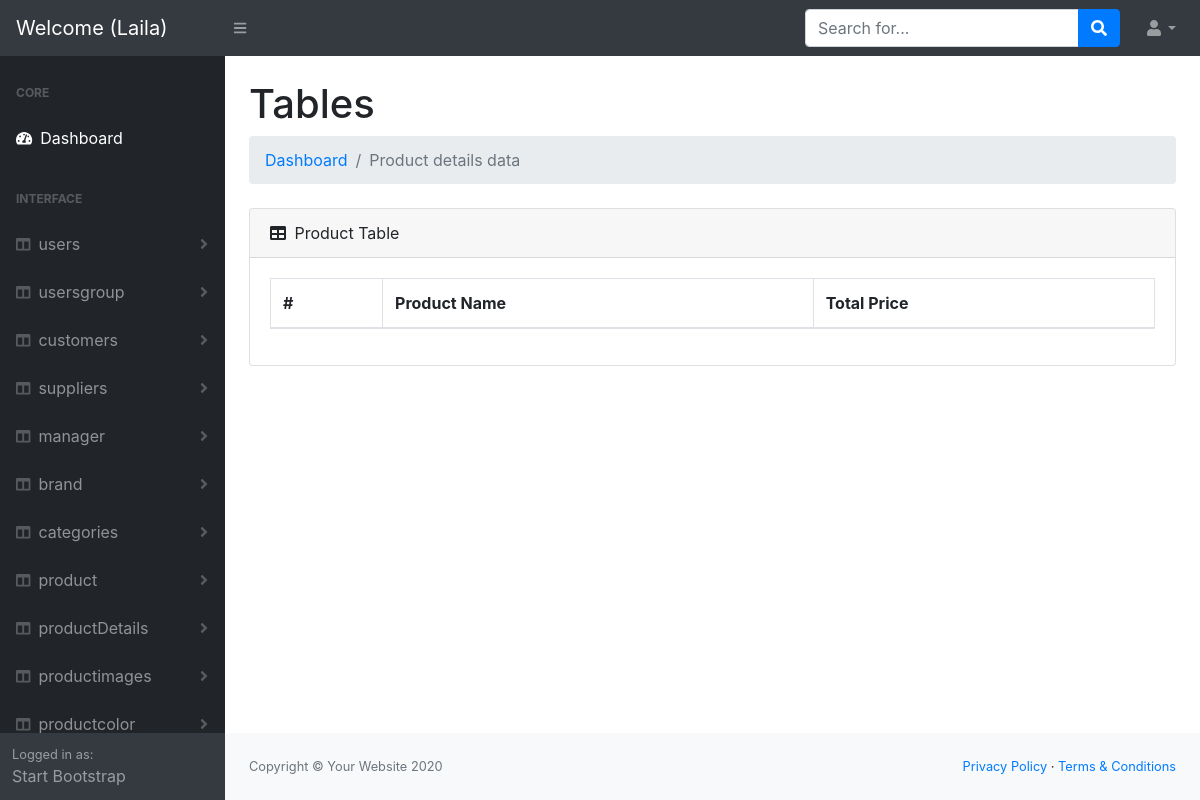
Before: /Dashboard/admin/orderproducts/index.php (signed in) with the older database file.
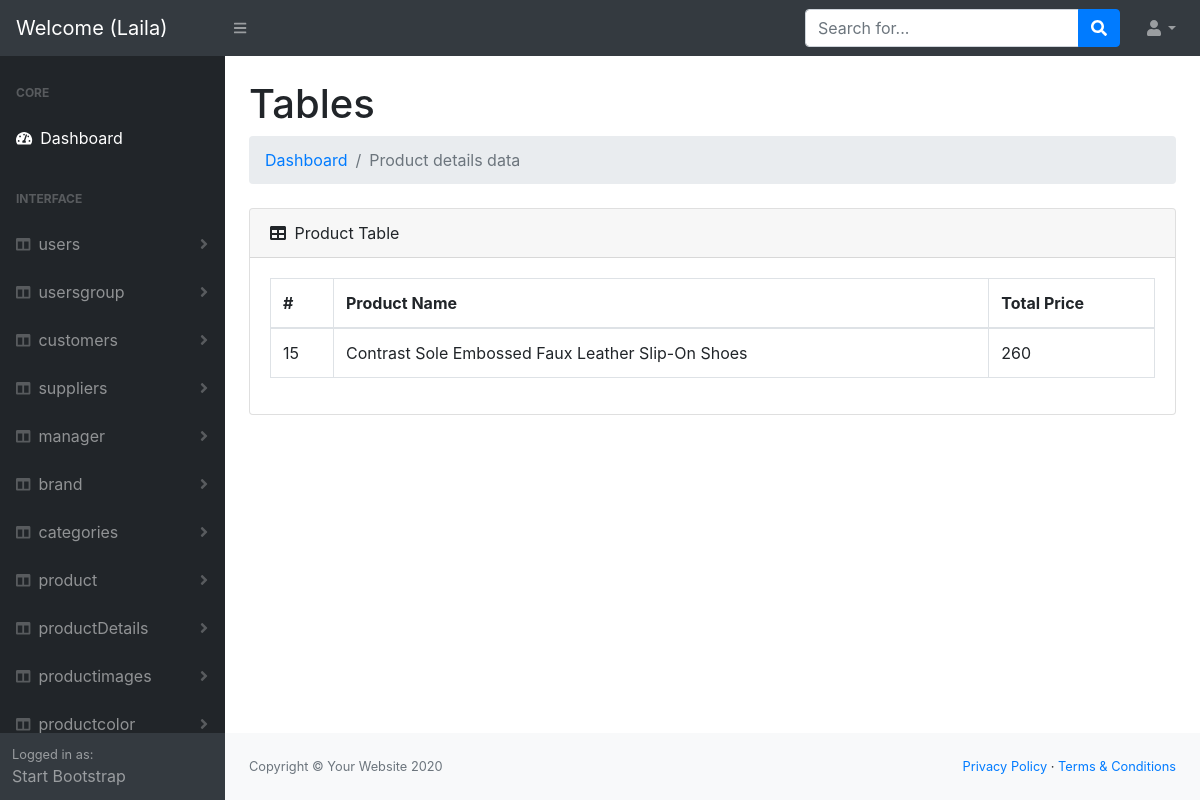
After: the same page with the newer database file.
### tables this page shows
CREATE TABLE `orderproducts` (
  `id` int(11) NOT NULL,
  `orderdetails_id` int(11) NOT NULL,
  `productdetails_id` int(11) NOT NULL
);

CREATE TABLE `product` (
  `id` int(11) NOT NULL,
  `productname` varchar(250) NOT NULL,
  `product_cat_id` int(11) NOT NULL,
  `product_brand_id` int(11) NOT NULL,
  `product_status` varchar(100) NOT NULL COMMENT 'New ,Old ,used',
  `featured` varchar(50) NOT NULL COMMENT 'to make the product featured (1)True or not (0)false'
);

CREATE TABLE `orderdetailes` (
  `id` int(11) NOT NULL,
  `ordernumber` int(11) NOT NULL,
  `shippingcost` int(11) NOT NULL DEFAULT 70,
  `quntity` int(11) NOT NULL DEFAULT 1,
  `discount` int(11) NOT NULL DEFAULT 0,
  `totalprice` int(11) NOT NULL
);

### Dashboard/admin/orderproducts/index.php (the view, shortened to what this page needs)
<?php
include '../helpers/dbconnection.php';
  $sql="SELECT `orderproducts`.*,`orderdetailes`.`totalprice` ,`product`.`productname` FROM `orderproducts` join `orderdetailes` on `orderproducts`.`orderdetails_id` = `orderdetailes`.`id` join `productdetails` on `orderproducts`.`productdetails_id`=`productdetails`.`id` join `product` on `productdetails`.`product_Id`=`product`.`id` ";
  $op  = mysqli_query($conn,$sql);
include '../header.php';
?>
<body class="sb-nav-fixed">
   <?php
include '../nav.php';
?>
    <div id="layoutSidenav">
<?php
include '../sidNave.php';
?>
        <div id="layoutSidenav_content">
            <main>
               <div class="container-fluid">
                        <h1 class="mt-4">Tables</h1>
                        <ol class="breadcrumb mb-4">
                        <?php
                        if(isset($_SESSION['errors'])){
                           foreach($_SESSION['errors'] as $key =>  $value){
                            echo '* '.$key.' : '.$value.'<br>';
                           }
                             unset($_SESSION['errors']);
                         }else{
                    ?>
                            <li class="breadcrumb-item"><a href="index.html">Dashboard</a></li>
                            <li class="breadcrumb-item active">Product details data </li>
                    <?php } ?>
                        </ol>
                        <div class="card mb-4">
                            <div class="card-header">
                                <i class="fas fa-table mr-1"></i>
                                Product Table
                            </div>
                            <div class="card-body">
                                <div class="table-responsive">
                                    <table class="table table-bordered" id="dataTable" width="100%" cellspacing="0">
                                        <thead>
                                            <tr>
                                                <th>#</th>
                                                <th>Product Name </th>
                                                <th>Total Price </th>
                                            </tr>
                                        </thead>
                                        <tbody>
                             <?php
                                while($result = mysqli_fetch_assoc($op)){
                             ?>
                                        <tr>
                                                <td><?php echo $result['id'];?></td>
                                                <td><?php echo $result['productname'];?></td>
                                                <td><?php echo $result['totalprice'];?></td>
                                        </tr>
                            <?php } ?>
                                        </tbody>
                                    </table>
                                </div>
                            </div>
                        </div>
                    </div>
            </main>
 <?php
include '../footer.php';
 ?>

### Dashboard/admin/sidNave.php (shortened to what this page needs)
<div id="layoutSidenav_nav">
    <nav class="sb-sidenav accordion sb-sidenav-dark" id="sidenavAccordion">
        <div class="sb-sidenav-menu">
            <div class="nav">
                <div class="sb-sidenav-menu-heading">Core</div>
                <a class="nav-link" href="index.php">
                    <div class="sb-nav-link-icon"><i class="fas fa-tachometer-alt"></i></div>
                    Dashboard
                </a>
                <div class="sb-sidenav-menu-heading">Interface</div>
                <?php
                   $sidArray = ['users', 'usersgroup', 'customers', 'suppliers', 'manager', 'brand', 'categories', 'product', 'productDetails', 'productimages', 'productcolor', 'productReview', 'productSizes', 'addtocard', 'whishlist', 'orders', 'orderdetails', 'orderproducts', 'ordershipper', 'contact', 'savedorderforcustomer'];
                   foreach ($sidArray as $key => $data) {
                   ?>
                    <a class="nav-link collapsed" href="#" data-toggle="collapse" data-target="#collapseLayouts<?php echo $key; ?>" aria-expanded="false" aria-controls="collapseLayouts<?php echo $key; ?>">
                        <div class="sb-nav-link-icon"><i class="fas fa-columns"></i></div>
                        <?php echo $data; ?>
                        <div class="sb-sidenav-collapse-arrow"><i class="fas fa-angle-down"></i></div>
                    </a>
                <?php } ?>
            </div>
        </div>
        <div class="sb-sidenav-footer">
            <div class="small">Logged in as:</div>
            Start Bootstrap
        </div>
    </nav>
</div>

Changed rows visible on the page:
added orderproducts: id "15", product.productname "Contrast Sole Embossed Faux Leather Slip-On Shoes", orderdetails.totalprice "260"
